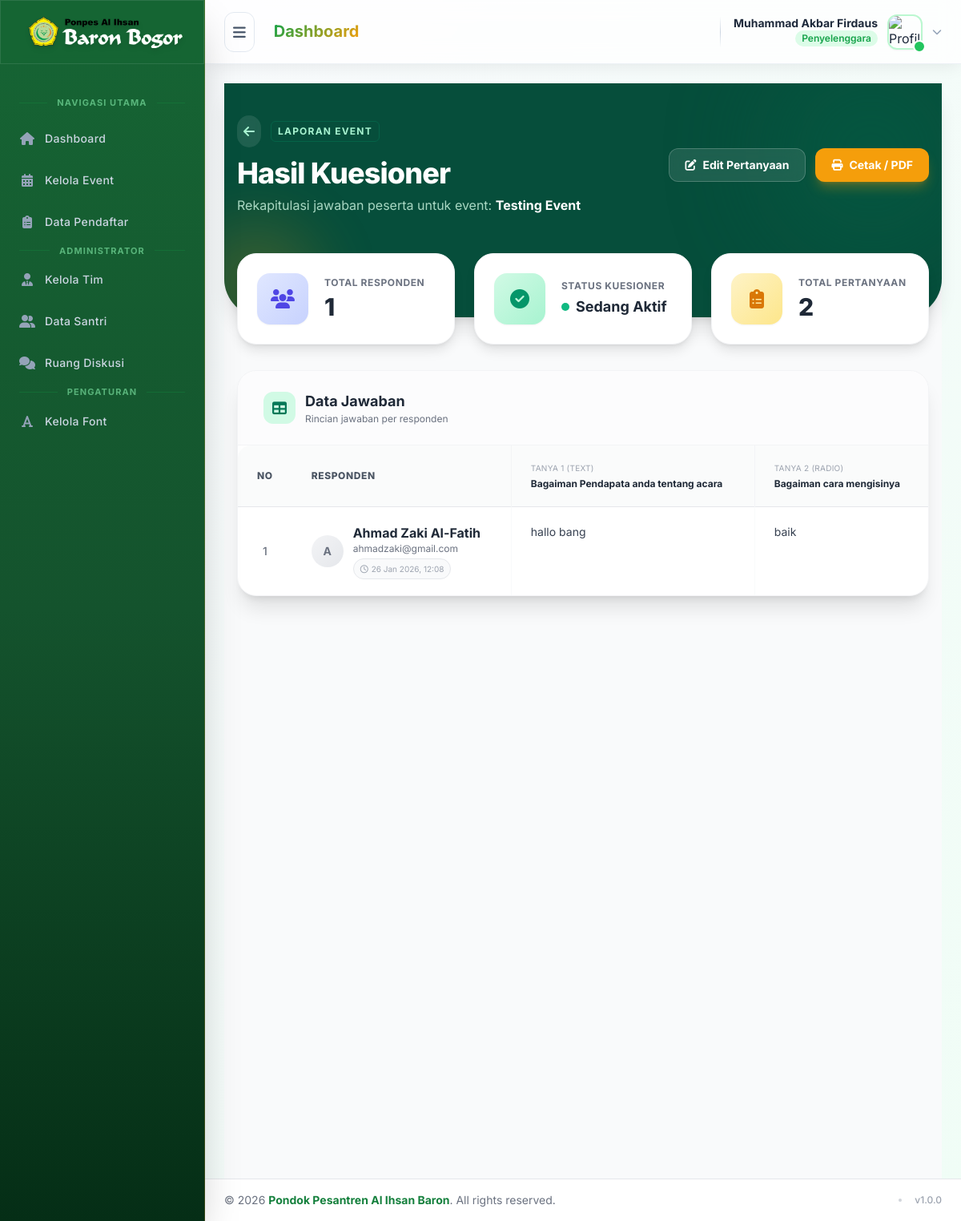
Page /admin/hasil_kuesioner.php?id=3 (signed in) on the committed database.
### tables this page shows
CREATE TABLE `workshops` (
  `id` int NOT NULL,
  `penyelenggara_id` int NOT NULL,
  `judul` varchar(255) NOT NULL,
  `visibilitas` enum('public','internal') DEFAULT 'public',
  `deskripsi` text NOT NULL,
  `poster` varchar(255) DEFAULT NULL,
  `tanggal_waktu` datetime NOT NULL,
  `jam_selesai` datetime DEFAULT NULL,
  `lokasi` varchar(255) NOT NULL,
  `tipe_event` enum('gratis','berbayar') NOT NULL DEFAULT 'gratis',
  `harga` int DEFAULT '0',
  `nominal_denda` decimal(10,2) DEFAULT '0.00',
  `sertifikat_template` varchar(255) DEFAULT NULL,
  `sertifikat_prefix` varchar(100) DEFAULT NULL,
  `sertifikat_nomor_awal` int NOT NULL DEFAULT '1',
  `sertifikat_nama_fs` int NOT NULL DEFAULT '120',
  `sertifikat_nama_y_percent` decimal(7,2) NOT NULL DEFAULT '50.00',
  `sertifikat_nama_x_percent` decimal(7,2) NOT NULL DEFAULT '50.00',
  `sertifikat_nomor_fs` int NOT NULL DEFAULT '40',
  `sertifikat_nomor_y_percent` decimal(7,2) NOT NULL DEFAULT '60.00',
  `sertifikat_font` varchar(255) DEFAULT 'Poppins-SemiBold.ttf',
  `sertifikat_orientasi` enum('portrait','landscape') NOT NULL DEFAULT 'portrait',
  `sertifikat_nomor_x_percent` decimal(7,2) NOT NULL DEFAULT '50.00',
  `created_at` timestamp NOT NULL DEFAULT CURRENT_TIMESTAMP,
  `is_kuesioner_active` tinyint(1) DEFAULT '0',
  `is_diskusi_active` tinyint(1) DEFAULT '1'
);

CREATE TABLE `workshop_questions` (
  `id` int NOT NULL,
  `workshop_id` int NOT NULL,
  `question_text` text NOT NULL,
  `question_type` enum('text','textarea','rating','radio','dropdown') DEFAULT 'text',
  `options` text,
  `is_required` tinyint(1) DEFAULT '1',
  `created_at` timestamp NULL DEFAULT CURRENT_TIMESTAMP
);

### admin/hasil_kuesioner.php (the view, shortened to what this page needs)
<?php
require_once BASE_PATH . '/admin/templates/header.php';
require_once BASE_PATH . '/core/koneksi.php';
$id_workshop = $_GET['id'] ?? 0;
$penyelenggara_id = $_SESSION['penyelenggara_id_bersama'];
$stmt = $pdo->prepare("SELECT * FROM workshops WHERE id = ? AND penyelenggara_id = ?");
$stmt->execute([$id_workshop, $penyelenggara_id]);
$event = $stmt->fetch();
$stmt_q = $pdo->prepare("SELECT * FROM workshop_questions WHERE workshop_id = ? ORDER BY id ASC");
$stmt_q->execute([$id_workshop]);
$questions = $stmt_q->fetchAll(PDO::FETCH_ASSOC);
$sql_ans = "SELECT a.*, s.nama_lengkap, s.email, s.nis
            FROM workshop_answers a
            JOIN santri s ON a.santri_id = s.id
            WHERE a.workshop_id = ?
            ORDER BY a.created_at DESC";
$stmt_a = $pdo->prepare($sql_ans);
$stmt_a->execute([$id_workshop]);
$raw_answers = $stmt_a->fetchAll(PDO::FETCH_ASSOC);
$respondents = [];
foreach ($raw_answers as $row) {
    $uid = $row['santri_id'];
    if (!isset($respondents[$uid])) {
        $respondents[$uid] = [
            'nama' => $row['nama_lengkap'],
            'email' => $row['email'],
            'nis' => $row['nis'],
            'waktu' => $row['created_at'],
            'answers' => []
        ];
    }
    $respondents[$uid]['answers'][$row['question_id']] = $row['answer_text'];
}
?>
<div class="min-h-screen bg-gray-50 font-sans pb-32">
    <div class="bg-emerald-900 pb-32 pt-10 px-4 rounded-b-[3rem] shadow-xl relative overflow-hidden">
        <div class="max-w-7xl mx-auto relative z-10 flex flex-col md:flex-row justify-between items-start md:items-center gap-6">
            <div>
                <div class="flex items-center gap-3 mb-3">
                    <a href="kelola_event.php" class="text-emerald-200 hover:text-white transition-all bg-white/10 hover:bg-white/20 p-2 rounded-full backdrop-blur-sm group">
                        <i class="fas fa-arrow-left group-hover:-translate-x-1 transition-transform"></i>
                    </a>
                    <span class="text-emerald-200 text-xs font-bold uppercase tracking-widest border border-emerald-700/50 px-2 py-1 rounded-md">Laporan Event</span>
                </div>
                <h1 class="text-3xl md:text-4xl font-extrabold text-white tracking-tight leading-tight">
                    Hasil Kuesioner
                </h1>
                <p class="text-emerald-100/80 mt-2 text-sm md:text-base max-w-2xl">
                    Rekapitulasi jawaban peserta untuk event: <span class="font-bold text-white"><?= htmlspecialchars($event['judul']) ?></span>
                </p>
            </div>
            <div class="flex flex-wrap gap-3">
                <a href="kelola_kuesioner.php?id=<?= $id_workshop ?>"
                    class="bg-white/10 hover:bg-white/20 backdrop-blur-md border border-white/20 text-white px-5 py-2.5 rounded-xl text-sm font-bold transition-all shadow-sm flex items-center">
                    <i class="fas fa-edit mr-2"></i> Edit Pertanyaan
                </a>
                <button onclick="window.print()"
                    class="bg-amber-500 hover:bg-amber-600 text-white px-5 py-2.5 rounded-xl text-sm font-bold transition-all shadow-lg shadow-amber-500/30 flex items-center transform hover:-translate-y-0.5">
                    <i class="fas fa-print mr-2"></i> Cetak / PDF
                </button>
            </div>
        </div>
    </div>
    <div class="max-w-7xl mx-auto px-4 -mt-20 relative z-20 space-y-8">
        <div class="grid grid-cols-1 md:grid-cols-3 gap-6">
            <div class="bg-white p-6 rounded-3xl shadow-lg border border-gray-100 flex items-center gap-5 hover:shadow-xl transition-shadow duration-300">
                <div class="w-16 h-16 rounded-2xl bg-gradient-to-br from-indigo-100 to-indigo-200 text-indigo-600 flex items-center justify-center text-2xl shadow-sm">
                    <i class="fas fa-users"></i>
                </div>
                <div>
                    <p class="text-xs text-gray-500 font-bold uppercase tracking-wider mb-1">Total Responden</p>
                    <p class="text-3xl font-extrabold text-gray-800">
                        <?= count($respondents) ?>
                    </p>
                </div>
            </div>
            <div class="bg-white p-6 rounded-3xl shadow-lg border border-gray-100 flex items-center gap-5 hover:shadow-xl transition-shadow duration-300">
                <div class="w-16 h-16 rounded-2xl bg-gradient-to-br from-emerald-100 to-emerald-200 text-emerald-600 flex items-center justify-center text-2xl shadow-sm">
                    <i class="fas <?= $event['is_kuesioner_active'] ? 'fa-check-circle' : 'fa-pause-circle' ?>"></i>
                </div>
                <div>
                    <p class="text-xs text-gray-500 font-bold uppercase tracking-wider mb-1">Status Kuesioner</p>
                    <div class="flex items-center gap-2">
                        <span class="w-2.5 h-2.5 rounded-full <?= $event['is_kuesioner_active'] ? 'bg-emerald-500 animate-pulse' : 'bg-gray-400' ?>"></span>
                        <p class="text-lg font-bold text-gray-800">
                            <?= $event['is_kuesioner_active'] ? 'Sedang Aktif' : 'Non-Aktif' ?>
                        </p>
                    </div>
                </div>
            </div>
             <div class="bg-white p-6 rounded-3xl shadow-lg border border-gray-100 flex items-center gap-5 hover:shadow-xl transition-shadow duration-300">
                <div class="w-16 h-16 rounded-2xl bg-gradient-to-br from-amber-100 to-amber-200 text-amber-600 flex items-center justify-center text-2xl shadow-sm">
                    <i class="fas fa-clipboard-list"></i>
                </div>
                <div>
                    <p class="text-xs text-gray-500 font-bold uppercase tracking-wider mb-1">Total Pertanyaan</p>
                    <p class="text-3xl font-extrabold text-gray-800">
                        <?= count($questions) ?>
                    </p>
                </div>
            </div>
        </div>
        <div class="bg-white rounded-3xl shadow-xl border border-gray-100 overflow-hidden">
            <div class="bg-gray-50/50 px-8 py-6 border-b border-gray-100 flex justify-between items-center">
                <div class="flex items-center gap-3">
                    <div class="w-10 h-10 rounded-xl bg-emerald-100 text-emerald-700 flex items-center justify-center text-lg font-bold">
                        <i class="fas fa-table"></i>
                    </div>
                    <div>
                        <h3 class="font-bold text-gray-800 text-lg">Data Jawaban</h3>
                        <p class="text-xs text-gray-500">Rincian jawaban per responden</p>
                    </div>
                </div>
            </div>
            <?php if (empty($questions)): ?>
                    <div class="p-16 text-center">
                        <div class="w-20 h-20 bg-gray-50 rounded-full flex items-center justify-center mx-auto mb-4 border-2 border-dashed border-gray-200">
                            <i class="fas fa-clipboard-question text-3xl text-gray-300"></i>
                        </div>
                        <h3 class="text-lg font-bold text-gray-800">Belum Ada Pertanyaan</h3>
                        <p class="text-gray-500 text-sm mt-2 max-w-sm mx-auto">
                            Anda belum membuat pertanyaan untuk event ini. Silakan tambahkan pertanyaan terlebih dahulu.
                        </p>
                        <a href="kelola_kuesioner.php?id=<?= $id_workshop ?>" class="mt-6 inline-block px-6 py-2 bg-emerald-600 text-white rounded-lg text-sm font-bold hover:bg-emerald-700 transition">
                            Buat Pertanyaan
                        </a>
                    </div>
            <?php else: ?>
                    <div class="overflow-x-auto">
                        <table class="w-full text-sm text-left">
                            <thead class="bg-gray-50/80 text-gray-600 border-b border-gray-200">
                                <tr>
                                    <th class="px-6 py-5 font-extrabold uppercase tracking-wider text-xs w-16 text-center rounded-tl-2xl">No</th>
                                    <th class="px-6 py-5 font-extrabold uppercase tracking-wider text-xs min-w-[250px]">Responden</th>
                                    <?php foreach ($questions as $index => $q): ?>
                                            <th class="px-6 py-5 font-bold text-xs min-w-[200px] border-l border-gray-100 align-top group">
                                                <div class="flex flex-col gap-1">
                                                    <span class="text-[10px] text-gray-400 font-normal uppercase tracking-wide">Tanya <?= $index + 1 ?> (<?= ucfirst($q['question_type']) ?>)</span>
                                                    <span class="text-gray-800 line-clamp-2" title="<?= htmlspecialchars($q['question_text']) ?>">
                                                        <?= htmlspecialchars($q['question_text']) ?>
                                                    </span>
                                                </div>
                                            </th>
                                    <?php endforeach; ?>
                                </tr>
                            </thead>
                            <tbody class="divide-y divide-gray-100">
                                <?php $no = 1;
                                foreach ($respondents as $uid => $data): ?>
                                        <tr class="hover:bg-emerald-50/30 transition-colors">
                                            <td class="px-6 py-5 text-gray-500 text-center font-medium">
                                                <?= $no++ ?>
                                            </td>
                                            <td class="px-6 py-5">
                                                <div class="flex items-center gap-3">
                                                    <div class="w-10 h-10 rounded-full bg-gradient-to-br from-gray-100 to-gray-200 flex items-center justify-center text-gray-500 font-bold text-sm">
                                                        <?= strtoupper(substr($data['nama'], 0, 1)) ?>
                                                    </div>
                                                    <div>
                                                        <p class="font-bold text-gray-800 text-base">
                                                            <?= htmlspecialchars($data['nama']) ?>
                                                        </p>
                                                        <p class="text-xs text-gray-500 mb-1">
                                                            <?= htmlspecialchars(!empty($data['email']) ? $data['email'] : 'NIS: ' . $data['nis']) ?>
                                                        </p>
                                                        <p class="text-[10px] inline-flex items-center gap-1 text-gray-400 bg-gray-50 px-2 py-0.5 rounded-full border border-gray-200">
                                                            <i class="far fa-clock"></i>
                                                            <?= date('d M Y, H:i', strtotime($data['waktu'])) ?>
                                                        </p>
                                                    </div>
                                                </div>
                                            </td>
                                            <?php foreach ($questions as $q): ?>
                                                    <td class="px-6 py-5 border-l border-gray-50 align-top">
                                                        <?php
                                                        $ans = $data['answers'][$q['id']] ?? null;
                                                        if (is_null($ans) || $ans === '') {
                                                            echo '<span class="text-gray-300 italic text-xs">Tidak menjawab</span>';
                                                        } elseif ($q['question_type'] == 'rating') {
                                                            echo '<div class="flex items-center gap-1.5">';
                                                            echo '<span class="text-amber-400 text-sm"><i class="fas fa-star"></i></span>';
                                                            echo '<span class="font-bold text-gray-700">' . $ans . '</span>';
                                                            echo '<span class="text-xs text-gray-400">/ 5</span>';
                                                            echo '</div>';
                                                        } else {
                                                            echo '<span class="text-gray-700 leading-relaxed block max-w-xs">' . nl2br(htmlspecialchars($ans)) . '</span>';
                                                        }
                                                        ?>
                                                    </td>
                                            <?php endforeach; ?>
                                        </tr>
                                <?php endforeach; ?>
                            </tbody>
                        </table>
                    </div>
            <?php endif; ?>
        </div>
    </div>
</div>
<?php require_once BASE_PATH . '/admin/templates/footer.php'; ?>

### rows in the picture
workshops: judul "Testing Event"
workshop_questions: question_type "TEXT", question_text "Bagaiman Pendapata anda tentang acara", id "hallo bang"
workshop_questions: question_type "RADIO", question_text "Bagaiman cara mengisinya", id "baik"

### other values in the picture
$title "NAVIGASI UTAMA ADMINISTRATOR PENGATURAN"
$label "Dashboard Kelola Event Data Pendaftar Kelola Tim Data Santri Ruang Diskusi Kelola Font"
$nama_user "Muhammad Akbar Firdaus"
count($respondents) "1"
count($questions) "2"
substr($data['nama'], 0, 1) "A"
$data['nama'] "Ahmad Zaki Al-Fatih"
date('d M Y, H:i', strtotime($data['waktu'])) "26 Jan 2026, 12:08"
